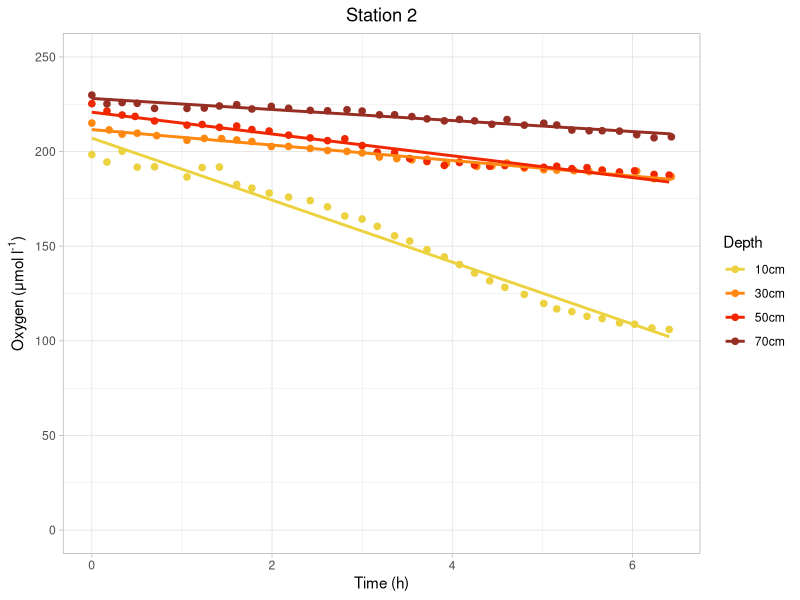
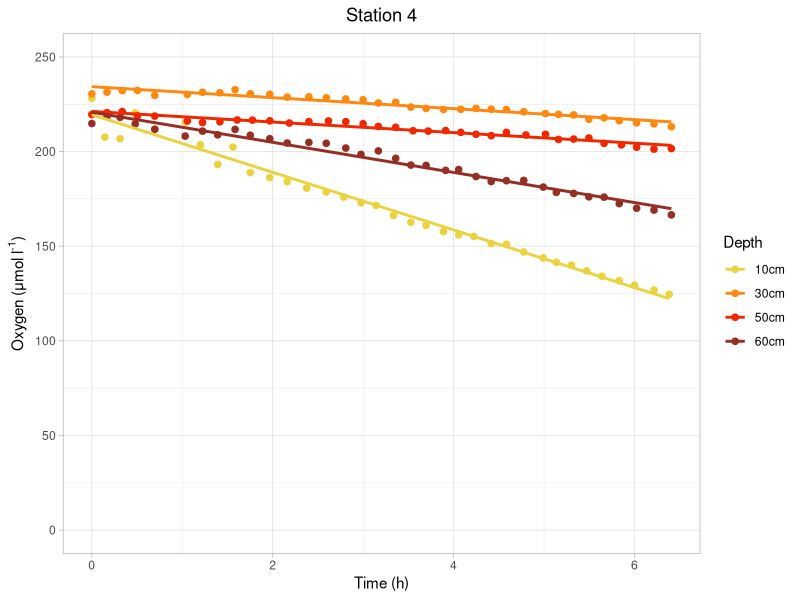
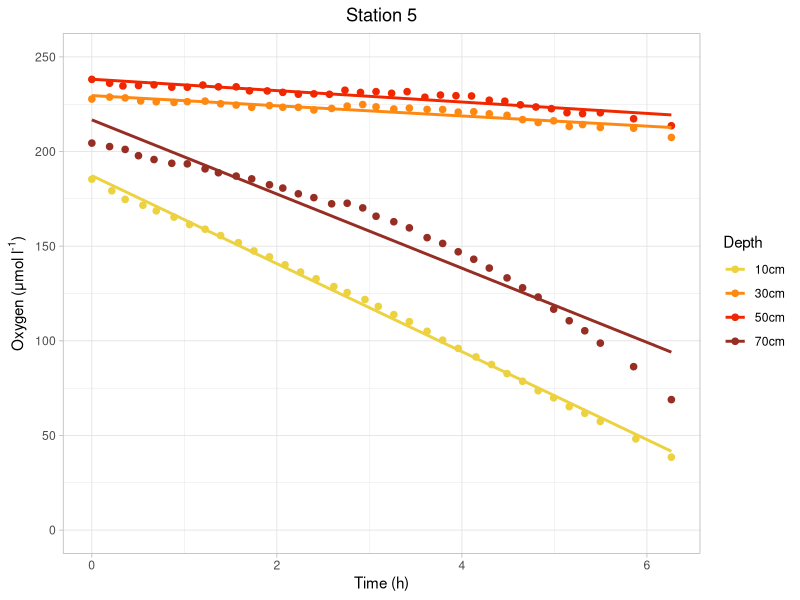
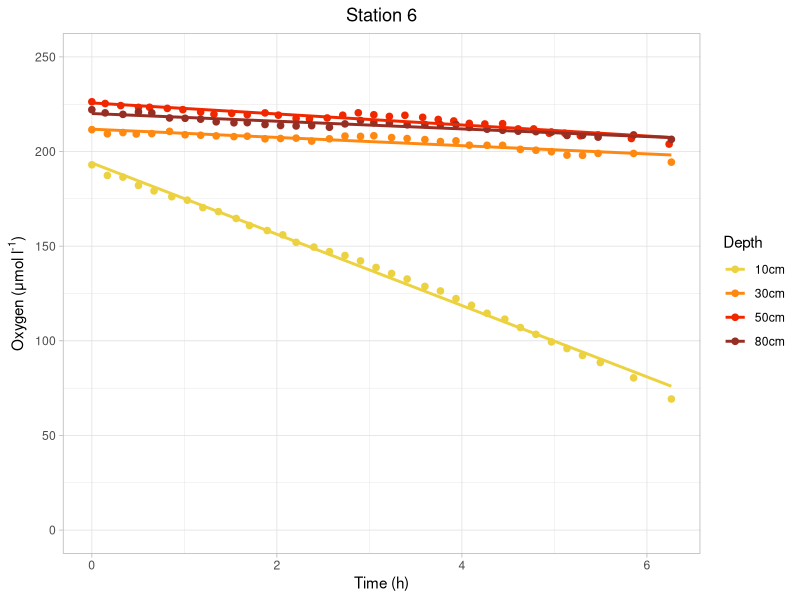
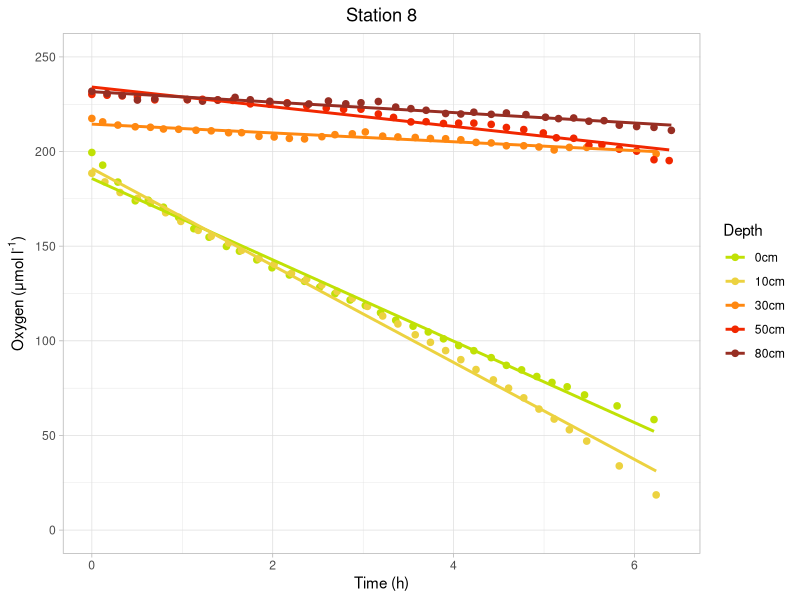
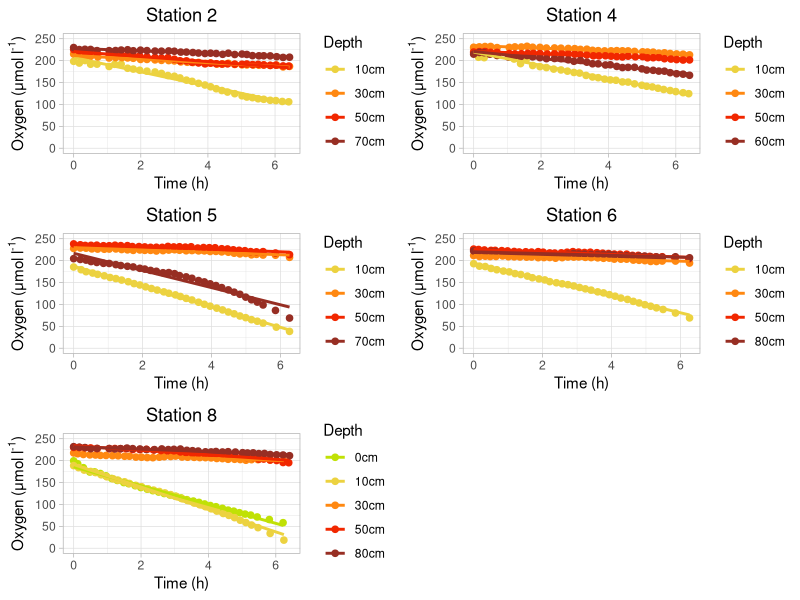
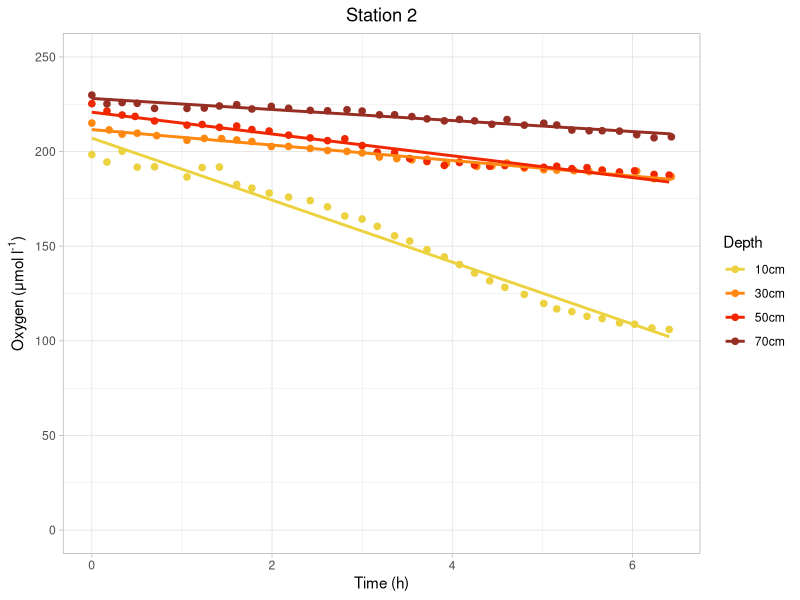
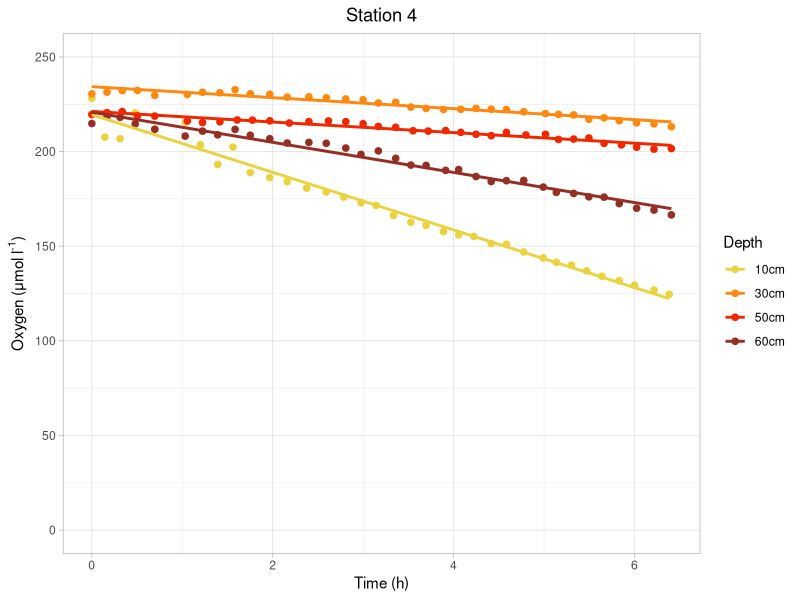

Generate these figures, in order, with R:
library(dplyr)
library(ggplot2)

setwd("/home/kai/Desktop/grad_school/marmic/lab_rotations/rotation_3/Spiekeroog_biogeo/week4/exp4/r_script_data")

mydata = read.csv("exp_4_data.csv")

#add column for time in hours
mydata <- mutate(mydata, time.hours = time.minutes / 60)

#viewing the data
names(mydata)
head(select(mydata, time.minutes,depth))
head(mydata)
min(select(mydata, oxygen))

# data for plots:
station2 <- filter(mydata, station==2)
station4 <- filter(mydata, station==4)
station5 <- filter(mydata, station==5)
station6 <- filter(mydata, station==6)
station8 <- filter(mydata, station==8)

#plots
plot_station_2<- station2 %>%
  ggplot(aes(time.hours, oxygen, colour = depth)) +
  geom_point(size=1, stroke=1.2 ) +
  theme_light() +
  scale_x_continuous("Time (h)") +
  scale_y_continuous(expression(paste("Oxygen (μmol l"^"-1" *")" )), limits = c(0, 250)) +
  geom_smooth(se = FALSE, method = "lm") +
  ggtitle("Station 2") + theme(plot.title = element_text(hjust = 0.5)) +
  labs(colour ="Depth") + scale_colour_manual(values = c("#ecd240", "#ff8811", "#f12700", "#972e23"))

plot_station_4<- station4 %>%
  ggplot(aes(time.hours, oxygen, colour = depth)) +
  geom_point(size=1, stroke=1.2 ) +
  theme_light() +
  scale_x_continuous("Time (h)") +
  scale_y_continuous(expression(paste("Oxygen (μmol l"^"-1" *")" )), limits = c(0, 250)) +
  geom_smooth(se = FALSE, method = "lm") +
  ggtitle("Station 4") + theme(plot.title = element_text(hjust = 0.5)) +
  labs(colour ="Depth") + scale_colour_manual(values = c("#ecd240", "#ff8811", "#f12700", "#972e23"))

plot_station_5<- station5 %>%
  ggplot(aes(time.hours, oxygen, colour = depth)) +
  geom_point(size=1, stroke=1.2 ) +
  theme_light() +
  scale_x_continuous("Time (h)") +
  scale_y_continuous(expression(paste("Oxygen (μmol l"^"-1" *")" )), limits = c(0, 250)) +
  geom_smooth(se = FALSE, method = "lm") +
  ggtitle("Station 5") + theme(plot.title = element_text(hjust = 0.5)) +
  labs(colour ="Depth") + scale_colour_manual(values = c("#ecd240", "#ff8811", "#f12700", "#972e23"))

plot_station_6<- station6 %>%
  ggplot(aes(time.hours, oxygen, colour = depth)) +
  geom_point(size=1, stroke=1.2 ) +
  theme_light() +
  scale_x_continuous("Time (h)") +
  scale_y_continuous(expression(paste("Oxygen (μmol l"^"-1" *")" )), limits = c(0, 250)) +
  geom_smooth(se = FALSE, method = "lm") +
  ggtitle("Station 6") + theme(plot.title = element_text(hjust = 0.5)) +
  labs(colour ="Depth") + scale_colour_manual(values = c("#ecd240", "#ff8811", "#f12700", "#972e23"))

plot_station_8<- station8 %>%
  ggplot(aes(time.hours, oxygen, colour = depth)) +
  geom_point(size=1, stroke=1.2 ) +
  theme_light() +
  scale_x_continuous("Time (h)") +
  scale_y_continuous(expression(paste("Oxygen (μmol l"^"-1" *")" )), limits = c(0, 250)) +
  geom_smooth(se = FALSE, method = "lm") +
  ggtitle("Station 8") + theme(plot.title = element_text(hjust = 0.5)) +
  labs(colour ="Depth") + scale_colour_manual(values = c("#c0e105", "#ecd240", "#ff8811", "#f12700", "#972e23"))

#view plots
plot(plot_station_2)
plot(plot_station_4)
plot(plot_station_5)
plot(plot_station_6)
plot(plot_station_8)

ggsave(filename = "/home/kai/Desktop/grad_school/marmic/lab_rotations/rotation_3/Spiekeroog_biogeo/week4/exp4/r_script_data/rate_plots/2.jpeg", 
       plot =  plot_station_2, width = 6, height = 4)
ggsave(filename = "/home/kai/Desktop/grad_school/marmic/lab_rotations/rotation_3/Spiekeroog_biogeo/week4/exp4/r_script_data/rate_plots/4.jpeg", 
       plot =  plot_station_4, width = 6, height = 4)
ggsave(filename = "/home/kai/Desktop/grad_school/marmic/lab_rotations/rotation_3/Spiekeroog_biogeo/week4/exp4/r_script_data/rate_plots/5.jpeg", 
       plot =  plot_station_5, width = 6, height = 4)
ggsave(filename = "/home/kai/Desktop/grad_school/marmic/lab_rotations/rotation_3/Spiekeroog_biogeo/week4/exp4/r_script_data/rate_plots/6.jpeg", 
       plot =  plot_station_6, width = 6, height = 4)
ggsave(filename = "/home/kai/Desktop/grad_school/marmic/lab_rotations/rotation_3/Spiekeroog_biogeo/week4/exp4/r_script_data/rate_plots/8.jpeg", 
       plot =  plot_station_8, width = 6, height = 4)

######## multiplot:
#library(grid)
multiplot <- function(..., plotlist=NULL, file, cols=2, layout= matrix(c(1,2,3,4,5,0), nrow=3, byrow=TRUE)) {
  require(grid)
  
  # Make a list from the ... arguments and plotlist
  plots <- c(list(...), plotlist)
  
  numPlots = length(plots)
  
  # If layout is NULL, then use 'cols' to determine layout
  if (is.null(layout)) {
    # Make the panel
    # ncol: Number of columns of plots
    # nrow: Number of rows needed, calculated from # of cols
    layout <- matrix(seq(1, cols * ceiling(numPlots/cols)),
                     ncol = cols, nrow = ceiling(numPlots/cols))
  }
  
  if (numPlots==1) {
    print(plots[[1]])
    
  } else {
    # Set up the page
    grid.newpage()
    pushViewport(viewport(layout = grid.layout(nrow(layout), ncol(layout))))
    
    # Make each plot, in the correct location
    for (i in 1:numPlots) {
      # Get the i,j matrix positions of the regions that contain this subplot
      matchidx <- as.data.frame(which(layout == i, arr.ind = TRUE))
      
      print(plots[[i]], vp = viewport(layout.pos.row = matchidx$row,
                                      layout.pos.col = matchidx$col))
    }
  }
}

mult_plot <- multiplot(plot_station_2, plot_station_4, plot_station_5, plot_station_6, plot_station_8, cols=2)
#export pdf using cairo-pdf

#################### rate calculations: ################################

#split up dataframe into the individual lines
station2_10 <- filter(mydata, station==2 & depth=="10cm")
station2_30 <- filter(mydata, station==2 & depth=="30cm")
station2_50 <- filter(mydata, station==2 & depth=="50cm")
station2_70 <- filter(mydata, station==2 & depth=="70cm")

station4_10 <- filter(mydata, station==4 & depth=="10cm")
station4_30 <- filter(mydata, station==4 & depth=="30cm")
station4_50 <- filter(mydata, station==4 & depth=="50cm")
station4_60 <- filter(mydata, station==4 & depth=="60cm")

station5_10 <- filter(mydata, station==5 & depth=="10cm")
station5_30 <- filter(mydata, station==5 & depth=="30cm")
station5_50 <- filter(mydata, station==5 & depth=="50cm")
station5_70 <- filter(mydata, station==5 & depth=="70cm")

station6_10 <- filter(mydata, station==6 & depth=="10cm")
station6_30 <- filter(mydata, station==6 & depth=="30cm")
station6_50 <- filter(mydata, station==6 & depth=="50cm")
station6_80 <- filter(mydata, station==6 & depth=="80cm")

station8_sur <- filter(mydata, station==8 & depth=="0cm")
station8_10 <- filter(mydata, station==8 & depth=="10cm")
station8_30 <- filter(mydata, station==8 & depth=="30cm")
station8_50 <- filter(mydata, station==8 & depth=="50cm")
station8_80 <- filter(mydata, station==8 & depth=="80cm")

#### linear regressions ####
station2_10_reg <- lm(oxygen ~ time.hours, data=station2_10)
station2_30_reg <- lm(oxygen ~ time.hours, data=station2_30)
station2_50_reg <- lm(oxygen ~ time.hours, data=station2_50)
station2_70_reg <- lm(oxygen ~ time.hours, data=station2_70)

station4_10_reg <- lm(oxygen ~ time.hours, data=station4_10)
station4_30_reg <- lm(oxygen ~ time.hours, data=station4_30)
station4_50_reg <- lm(oxygen ~ time.hours, data=station4_50)
station4_60_reg <- lm(oxygen ~ time.hours, data=station4_60)

station5_10_reg <- lm(oxygen ~ time.hours, data=station5_10)
station5_30_reg <- lm(oxygen ~ time.hours, data=station5_30)
station5_50_reg <- lm(oxygen ~ time.hours, data=station5_50)
station5_70_reg <- lm(oxygen ~ time.hours, data=station5_70)

station6_10_reg <- lm(oxygen ~ time.hours, data=station6_10)
station6_30_reg <- lm(oxygen ~ time.hours, data=station6_30)
station6_50_reg <- lm(oxygen ~ time.hours, data=station6_50)
station6_80_reg <- lm(oxygen ~ time.hours, data=station6_80)

station8_sur_reg <- lm(oxygen ~ time.hours, data=station8_sur)
station8_10_reg <- lm(oxygen ~ time.hours, data=station8_10)
station8_30_reg <- lm(oxygen ~ time.hours, data=station8_30)
station8_50_reg <- lm(oxygen ~ time.hours, data=station8_50)
station8_80_reg <- lm(oxygen ~ time.hours, data=station8_80)

#cat together all the regression objects as a matrix
matrix_of_regressions <- cbind(
  station2_10_reg,
  station2_30_reg,
  station2_50_reg,
  station2_70_reg,
  station4_10_reg,
  station4_30_reg,
  station4_50_reg,
  station4_60_reg,
  station5_10_reg,
  station5_30_reg,
  station5_50_reg,
  station5_70_reg,
  station6_10_reg,
  station6_30_reg,
  station6_50_reg,
  station6_80_reg,
  station8_sur_reg,
  station8_10_reg,
  station8_30_reg,
  station8_50_reg,
  station8_80_reg
)
#take the regression values out of the matrix of lm objects
regression_values <- 
  as.data.frame(t(as.data.frame(matrix_of_regressions[1,]))) %>% select(time.hours)

# extract the sample names from the large dataframe
samples <- mydata %>% distinct(station, depth)

# make the table of rates
rates_table <- cbind(samples, regression_values)

rates_table <- rename(rates_table, oxygen_consumption_rate_uM_per_h = time.hours)

#write out to csv
write.csv(rates_table, file = "July_Spiekeroog_rates.csv", row.names = FALSE)
